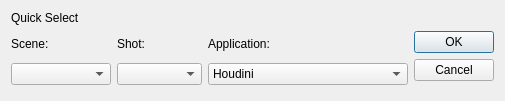
<?xml version="1.0" encoding="UTF-8"?>
<ui version="4.0">
 <class>Dialog</class>
 <widget class="QDialog" name="Dialog">
  <property name="geometry">
   <rect>
    <x>0</x>
    <y>0</y>
    <width>505</width>
    <height>101</height>
   </rect>
  </property>
  <property name="windowTitle">
   <string>Dialog</string>
  </property>
  <layout class="QGridLayout" name="gridLayout">
   <item row="1" column="0">
    <layout class="QVBoxLayout" name="scene_vLay">
     <item>
      <widget class="QLabel" name="scene_l">
       <property name="sizePolicy">
        <sizepolicy hsizetype="Preferred" vsizetype="Fixed">
         <horstretch>0</horstretch>
         <verstretch>0</verstretch>
        </sizepolicy>
       </property>
       <property name="minimumSize">
        <size>
         <width>100</width>
         <height>0</height>
        </size>
       </property>
       <property name="maximumSize">
        <size>
         <width>16777215</width>
         <height>20</height>
        </size>
       </property>
       <property name="text">
        <string>Scene:</string>
       </property>
      </widget>
     </item>
     <item>
      <widget class="QComboBox" name="scene_cb"/>
     </item>
    </layout>
   </item>
   <item row="1" column="1">
    <layout class="QVBoxLayout" name="shot_vLay">
     <item>
      <widget class="QLabel" name="shot_l">
       <property name="sizePolicy">
        <sizepolicy hsizetype="Preferred" vsizetype="Fixed">
         <horstretch>0</horstretch>
         <verstretch>0</verstretch>
        </sizepolicy>
       </property>
       <property name="maximumSize">
        <size>
         <width>16777215</width>
         <height>20</height>
        </size>
       </property>
       <property name="text">
        <string>Shot:</string>
       </property>
      </widget>
     </item>
     <item>
      <widget class="QComboBox" name="shot_cb"/>
     </item>
    </layout>
   </item>
   <item row="1" column="2">
    <layout class="QVBoxLayout" name="applications_vLay">
     <item>
      <widget class="QLabel" name="applications_l">
       <property name="sizePolicy">
        <sizepolicy hsizetype="Preferred" vsizetype="Fixed">
         <horstretch>0</horstretch>
         <verstretch>0</verstretch>
        </sizepolicy>
       </property>
       <property name="maximumSize">
        <size>
         <width>16777215</width>
         <height>20</height>
        </size>
       </property>
       <property name="text">
        <string>Application:</string>
       </property>
      </widget>
     </item>
     <item>
      <widget class="QComboBox" name="applications_cb">
       <property name="minimumSize">
        <size>
         <width>200</width>
         <height>0</height>
        </size>
       </property>
       <item>
        <property name="text">
         <string>Houdini</string>
        </property>
       </item>
       <item>
        <property name="text">
         <string>Maya</string>
        </property>
       </item>
       <item>
        <property name="text">
         <string>Nuke</string>
        </property>
       </item>
      </widget>
     </item>
    </layout>
   </item>
   <item row="0" column="0">
    <widget class="QLabel" name="quickSelect_l">
     <property name="text">
      <string>Quick Select</string>
     </property>
    </widget>
   </item>
   <item row="1" column="3">
    <widget class="QDialogButtonBox" name="bb">
     <property name="orientation">
      <enum>Qt::Vertical</enum>
     </property>
     <property name="standardButtons">
      <set>QDialogButtonBox::Cancel|QDialogButtonBox::Ok</set>
     </property>
    </widget>
   </item>
  </layout>
 </widget>
 <resources/>
 <connections>
  <connection>
   <sender>bb</sender>
   <signal>accepted()</signal>
   <receiver>Dialog</receiver>
   <slot>accept()</slot>
   <hints>
    <hint type="sourcelabel">
     <x>248</x>
     <y>254</y>
    </hint>
    <hint type="destinationlabel">
     <x>157</x>
     <y>274</y>
    </hint>
   </hints>
  </connection>
  <connection>
   <sender>bb</sender>
   <signal>rejected()</signal>
   <receiver>Dialog</receiver>
   <slot>reject()</slot>
   <hints>
    <hint type="sourcelabel">
     <x>316</x>
     <y>260</y>
    </hint>
    <hint type="destinationlabel">
     <x>286</x>
     <y>274</y>
    </hint>
   </hints>
  </connection>
 </connections>
</ui>
